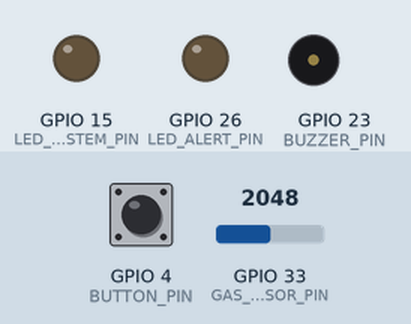
A sketch run on a simulated ESP32. Parts: output pins drawn as LEDs (lit = HIGH), buzzer (waves = sounding, pin HIGH). The inputs (shaded band) are chosen by the test bench; at power-on: GPIO 4 (BUTTON_PIN) HIGH, GPIO 33 (GAS_SMOKE_SENSOR_PIN) = 2048. WiFi joins after 1.5 s; servers stay silent unless stated; what the sketch prints to the serial monitor is not drawn.

Above: at 2.7 s.
2.8 s: GPIO 4 (BUTTON_PIN) pulled LOW for 0.15 s
At 3.4 s:
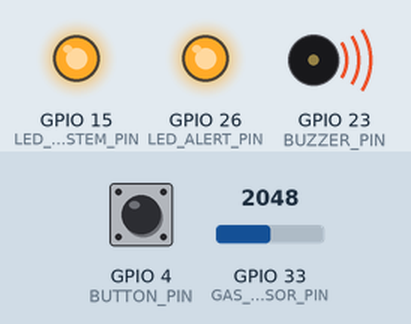
4.5 s: GPIO 4 (BUTTON_PIN) pulled LOW for 1 s
At 5.7 s:
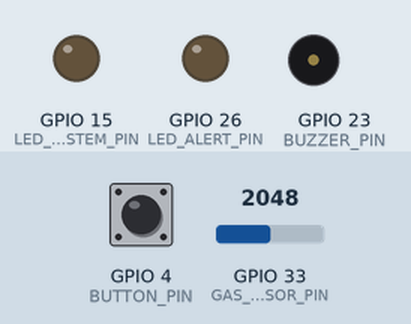
7.0 s: GPIO 4 (BUTTON_PIN) pulled LOW for 3.2 s
At 7.1 s:
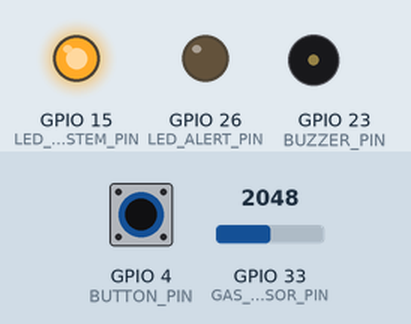
11.7 s: GPIO 33 (GAS_SMOKE_SENSOR_PIN) set to 560
At 13.5 s:
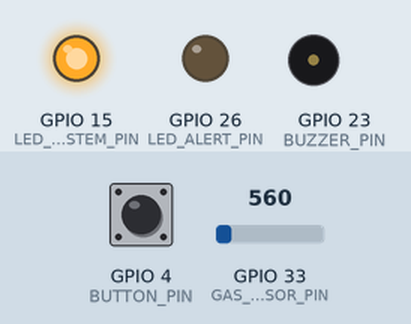
Timing chart, 0 to 15.0 s (numbered marks = the images above; inputs shaded):
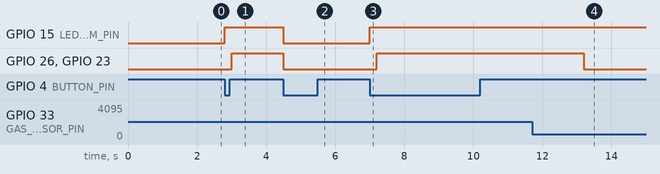

The sketch:

Smoke_Gas_Arduino.ino
```cpp
#include <WiFi.h>
#include <Firebase_ESP_Client.h>

// Pin Definitions
#define GAS_SMOKE_SENSOR_PIN 33
#define BUTTON_PIN 4
#define BUZZER_PIN 23

#define LED_SYSTEM_PIN 15
#define LED_ALERT_PIN 26

// Firebase Setup
#include <addons/TokenHelper.h>
#include <addons/RTDBHelper.h>

#define WIFI_SSID "FAM"
#define WIFI_PASSWORD "@Koreaboo07"
#define API_KEY "AIzaSyDnfDXQcHDFzl1NGJP2TcBJ9_ZxMml_qW0"
#define DATABASE_URL "https://group1-df27a-default-rtdb.firebaseio.com/"

FirebaseData fbdo;
FirebaseAuth auth;
FirebaseConfig config;

// Declare firebaseData globally
FirebaseData firebaseData;

// Timing Variables
unsigned long previousMillis = 0;
const unsigned long readInterval = 2000;
bool systemOn = false;

// System States
enum SystemState { NORMAL, ALERT, DANGER };
SystemState currentState = NORMAL;

// Thresholds (calibrate these)
const int GAS_THRESHOLD = 600;
const int SMOKE_THRESHOLD = 600;

void setup() {
  Serial.begin(115200);

  // Connect to Wi-Fi
  WiFi.begin(WIFI_SSID, WIFI_PASSWORD);
  Serial.print("Connecting to Wi-Fi");
  while (WiFi.status() != WL_CONNECTED) {
    Serial.print(".");
    delay(300);
  }
  Serial.println();
  Serial.print("Connected with IP: ");
  Serial.println(WiFi.localIP());
  Serial.println();

  // Firebase Setup
  config.api_key = API_KEY;
  config.database_url = DATABASE_URL;

  if (Firebase.signUp(&config, &auth, "", "")) {
    Serial.println("Firebase Sign Up Successful");
  } else {
    Serial.printf("%s\n", config.signer.signupError.message.c_str());
  }

  config.token_status_callback = tokenStatusCallback;
  Firebase.reconnectWiFi(true);
  Firebase.begin(&config, &auth);

  // Pin Setup
  pinMode(GAS_SMOKE_SENSOR_PIN, INPUT);
  pinMode(BUTTON_PIN, INPUT_PULLUP);
  pinMode(LED_SYSTEM_PIN, OUTPUT);
  pinMode(LED_ALERT_PIN, OUTPUT);
  pinMode(BUZZER_PIN, OUTPUT);

  // Set initial LED state to OFF
  digitalWrite(LED_SYSTEM_PIN, LOW);
  digitalWrite(LED_ALERT_PIN, LOW);
  digitalWrite(BUZZER_PIN, LOW);
}

void loop() {
  // Handle ON/OFF button press
  static bool buttonPressed = false;
  if (digitalRead(BUTTON_PIN) == LOW && !buttonPressed) {
    buttonPressed = true;
    systemOn = !systemOn;

    // Update system LED
    digitalWrite(LED_SYSTEM_PIN, systemOn ? HIGH : LOW);

    if (!systemOn) {
      Serial.println("System Turned OFF");
      digitalWrite(LED_ALERT_PIN, LOW);
      digitalWrite(BUZZER_PIN, LOW);
      currentState = NORMAL;
    } else {
      Serial.println("System Turned ON");
    }

    delay(200);
  } else if (digitalRead(BUTTON_PIN) == HIGH) {
    buttonPressed = false;
  }

  if (!systemOn) return;

  // Read sensor data at defined interval
  if (millis() - previousMillis >= readInterval) {
    previousMillis = millis();
    int analogValue = analogRead(GAS_SMOKE_SENSOR_PIN);
    Serial.printf("Analog Value: %d\n", analogValue);

    // State machine logic
    if (analogValue > SMOKE_THRESHOLD) {
      currentState = DANGER;
    } else if (analogValue >= GAS_THRESHOLD) {
      currentState = ALERT;
    } else {
      currentState = NORMAL;
    }

    // Update alert LED and buzzer based on state
    if (currentState == DANGER) {
      digitalWrite(LED_ALERT_PIN, HIGH);
      digitalWrite(BUZZER_PIN, HIGH);
    } else if (currentState == ALERT) {
      digitalWrite(LED_ALERT_PIN, HIGH);
      digitalWrite(BUZZER_PIN, LOW);
    } else {
      digitalWrite(LED_ALERT_PIN, LOW);
      digitalWrite(BUZZER_PIN, LOW);
    }

    // Send data to Firebase (This part might need adjustments based on your Firebase library version)
    if (Firebase.ready()) {
      Firebase.RTDB.setInt(&fbdo, "/sensorReading/analogValue", analogValue);
      Firebase.RTDB.setString(&fbdo, "/sensorReading/state",
                              currentState == NORMAL ? "Normal" :
                              currentState == ALERT ? "Alert" : "Danger");
    }
  }
}
```

Measured:
- after the input at 2.8 s, GPIO 15 (LED_SYSTEM_PIN): LOW → HIGH at once; GPIO 26 (LED_ALERT_PIN), GPIO 23 (BUZZER_PIN): LOW → HIGH after 0.20 s
- after the input at 4.5 s, GPIO 15 (LED_SYSTEM_PIN), GPIO 26 (LED_ALERT_PIN), GPIO 23 (BUZZER_PIN): HIGH → LOW at once
- after the input at 7.0 s, GPIO 15 (LED_SYSTEM_PIN): LOW → HIGH at once; GPIO 26 (LED_ALERT_PIN), GPIO 23 (BUZZER_PIN): LOW → HIGH after 0.20 s
- after the input at 11.7 s, GPIO 26 (LED_ALERT_PIN), GPIO 23 (BUZZER_PIN): HIGH → LOW after 1.5 s
